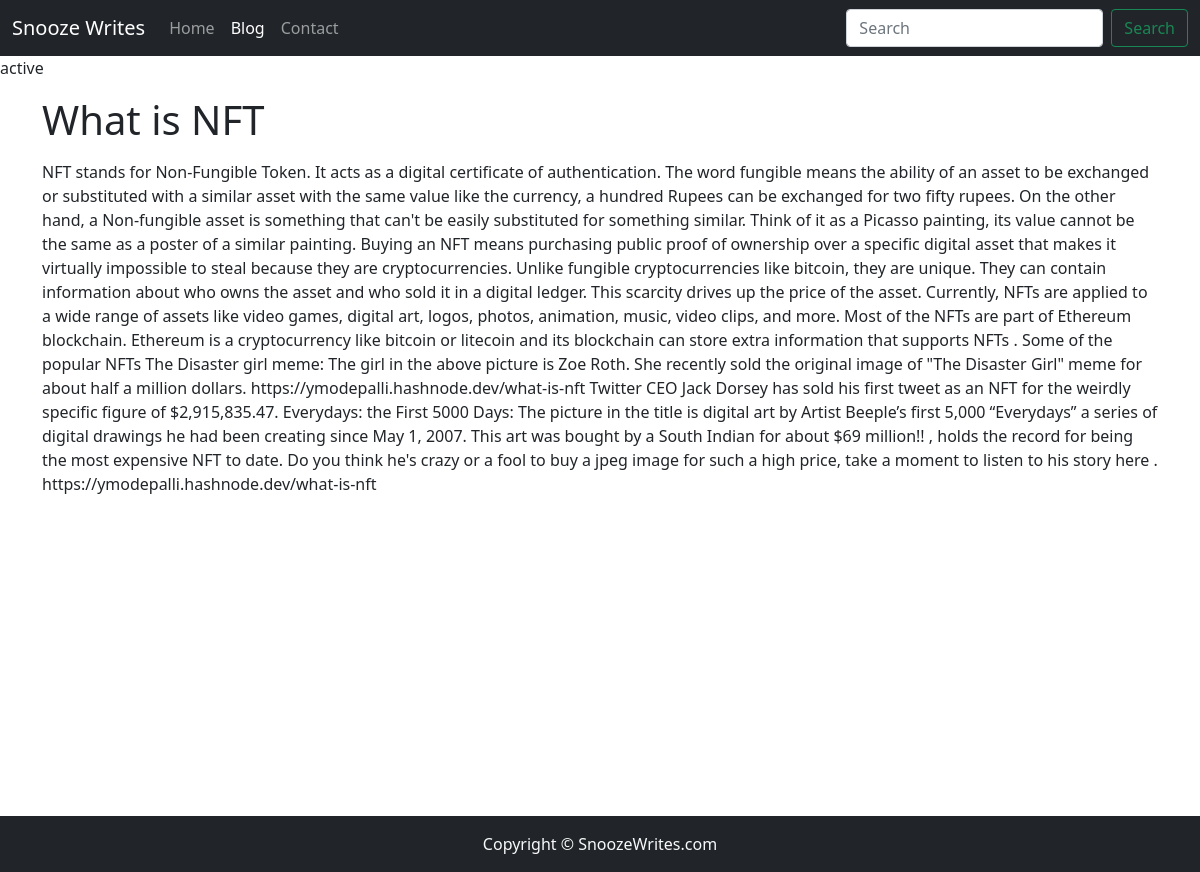
Screenshot of /blogpost/nft with the database file from the repository.
### blog/models.py (models this page shows, shortened)
class Blog(models.Model):
    sno = models.AutoField(primary_key=True)
    title = models.CharField(max_length=200)
    content = models.TextField()
    short_desc = models.CharField(max_length=250, default="")
    slug = models.CharField(max_length=100)
    time = models.DateTimeField(auto_now_add=True)

### blog/views.py (the view)
# urls.py: path('blogpost/<str:slug>', views.blogpost, name='blog'),
def blogpost(request, slug):
    blog = Blog.objects.filter(slug = slug).first()
    context = {'blog': blog}
    return render(request, 'blogpost.html', context)

### templates/blogpost.html (shortened to what this page needs)
{% extends 'base.html' %}
{% block body %}
{% block blogactive %}active{% endblock blogactive %}
<div class="container">
<h1 class="my-3">{{blog.title}}</h1>
<div class="row my-3">
    {{blog.content|safe}}
</div>
</div>
{% endblock body %}

### templates/blogpost.html (style rules this page uses)
.container { min-height: 90vh; }

### rows the page displays
Blog: title "What is NFT", content "NFT stands for Non-Fungible Token. It acts as a digital certificate of authentication. The word fungible means the ability of an asset to be exchanged or substituted with a similar asset with the same value like the currency, a hundred Rupees can be exchanged for two fifty rupees. On the other hand, a Non-fungible asset is something that can't be easily substituted for something similar. Think of it as a Picasso painting, its value cannot be the same as a poster of a similar painting. Buying an NFT means purchasing public proof of ownership over a specific digital asset that makes it virtually impossible to steal because they are cryptocurrencies. Unlike fungible cryptocurrencies like…"
